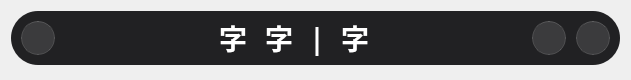
<?xml version="1.0" encoding="UTF-8"?>
<ui version="4.0">
 <class>Form</class>
 <widget class="QWidget" name="Form">
  <property name="enabled">
   <bool>true</bool>
  </property>
  <property name="geometry">
   <rect>
    <x>0</x>
    <y>0</y>
    <width>631</width>
    <height>80</height>
   </rect>
  </property>
  <property name="sizePolicy">
   <sizepolicy hsizetype="Preferred" vsizetype="Fixed">
    <horstretch>0</horstretch>
    <verstretch>0</verstretch>
   </sizepolicy>
  </property>
  <property name="minimumSize">
   <size>
    <width>0</width>
    <height>80</height>
   </size>
  </property>
  <property name="maximumSize">
   <size>
    <width>16777215</width>
    <height>80</height>
   </size>
  </property>
  <property name="windowTitle">
   <string>今日课程</string>
  </property>
  <layout class="QFormLayout" name="formLayout">
   <item row="0" column="0" colspan="2">
    <widget class="QFrame" name="background">
     <property name="sizePolicy">
      <sizepolicy hsizetype="Expanding" vsizetype="Preferred">
       <horstretch>0</horstretch>
       <verstretch>0</verstretch>
      </sizepolicy>
     </property>
     <property name="minimumSize">
      <size>
       <width>0</width>
       <height>54</height>
      </size>
     </property>
     <property name="maximumSize">
      <size>
       <width>16777215</width>
       <height>54</height>
      </size>
     </property>
     <property name="styleSheet">
      <string notr="true">background-color: rgba(33, 33, 35, 255); border-radius: 27px;</string>
     </property>
     <property name="frameShape">
      <enum>QFrame::StyledPanel</enum>
     </property>
     <property name="frameShadow">
      <enum>QFrame::Raised</enum>
     </property>
     <layout class="QVBoxLayout" name="verticalLayout_3">
      <property name="spacing">
       <number>0</number>
      </property>
      <property name="leftMargin">
       <number>10</number>
      </property>
      <property name="topMargin">
       <number>0</number>
      </property>
      <property name="rightMargin">
       <number>10</number>
      </property>
      <property name="bottomMargin">
       <number>0</number>
      </property>
      <item>
       <layout class="QHBoxLayout" name="horizontalLayout">
        <item>
         <widget class="QPushButton" name="pushButton_switch">
          <property name="enabled">
           <bool>false</bool>
          </property>
          <property name="sizePolicy">
           <sizepolicy hsizetype="Fixed" vsizetype="Fixed">
            <horstretch>0</horstretch>
            <verstretch>0</verstretch>
           </sizepolicy>
          </property>
          <property name="minimumSize">
           <size>
            <width>34</width>
            <height>34</height>
           </size>
          </property>
          <property name="baseSize">
           <size>
            <width>0</width>
            <height>0</height>
           </size>
          </property>
          <property name="toolTip">
           <string>换课</string>
          </property>
          <property name="styleSheet">
           <string notr="true">background-color: rgba(255, 255, 255, 30);
border: 1px solid;
border-color: rgba(255, 255, 255, 35);
border-top-color: rgba(255, 255, 255, 45);
border-radius: 17px;</string>
          </property>
          <property name="text">
           <string/>
          </property>
          <property name="icon">
           <iconset>
            <normaloff>img/dark/switch.svg</normaloff>img/dark/switch.svg</iconset>
          </property>
          <property name="iconSize">
           <size>
            <width>18</width>
            <height>18</height>
           </size>
          </property>
         </widget>
        </item>
        <item>
         <spacer name="horizontalSpacer_fixed_left">
          <property name="orientation">
           <enum>Qt::Horizontal</enum>
          </property>
          <property name="sizeType">
           <enum>QSizePolicy::Fixed</enum>
          </property>
          <property name="sizeHint" stdset="0">
           <size>
            <width>16</width>
            <height>20</height>
           </size>
          </property>
         </spacer>
        </item>
        <item>
         <spacer name="horizontalSpacer_ex_left">
          <property name="orientation">
           <enum>Qt::Horizontal</enum>
          </property>
          <property name="sizeHint" stdset="0">
           <size>
            <width>40</width>
            <height>20</height>
           </size>
          </property>
         </spacer>
        </item>
        <item>
         <layout class="QHBoxLayout" name="horizontalLayout_lesson_list">
          <item>
           <widget class="QFrame" name="backgnd_2">
            <property name="minimumSize">
             <size>
              <width>40</width>
              <height>40</height>
             </size>
            </property>
            <property name="maximumSize">
             <size>
              <width>16777215</width>
              <height>40</height>
             </size>
            </property>
            <property name="styleSheet">
             <string notr="true">border-radius: 20px;
background-color: none</string>
            </property>
            <property name="frameShape">
             <enum>QFrame::StyledPanel</enum>
            </property>
            <property name="frameShadow">
             <enum>QFrame::Raised</enum>
            </property>
            <layout class="QHBoxLayout" name="horizontalLayout_7">
             <property name="spacing">
              <number>0</number>
             </property>
             <property name="leftMargin">
              <number>6</number>
             </property>
             <property name="topMargin">
              <number>0</number>
             </property>
             <property name="rightMargin">
              <number>6</number>
             </property>
             <property name="bottomMargin">
              <number>0</number>
             </property>
             <item>
              <widget class="QLabel" name="next_lesson_text_2">
               <property name="font">
                <font>
                 <family>HarmonyOS Sans SC</family>
                 <pointsize>21</pointsize>
                 <weight>75</weight>
                 <italic>false</italic>
                 <bold>true</bold>
                </font>
               </property>
               <property name="styleSheet">
                <string notr="true">border: none;
color: rgb(255, 255, 255);
font-weight: bold;
background: none;</string>
               </property>
               <property name="text">
                <string>字</string>
               </property>
               <property name="textFormat">
                <enum>Qt::PlainText</enum>
               </property>
               <property name="alignment">
                <set>Qt::AlignLeading|Qt::AlignLeft|Qt::AlignVCenter</set>
               </property>
              </widget>
             </item>
            </layout>
           </widget>
          </item>
          <item>
           <spacer name="horizontalSpacer_2_to_3">
            <property name="orientation">
             <enum>Qt::Horizontal</enum>
            </property>
            <property name="sizeType">
             <enum>QSizePolicy::Fixed</enum>
            </property>
            <property name="sizeHint" stdset="0">
             <size>
              <width>6</width>
              <height>20</height>
             </size>
            </property>
           </spacer>
          </item>
          <item>
           <widget class="QFrame" name="backgnd_3">
            <property name="minimumSize">
             <size>
              <width>40</width>
              <height>40</height>
             </size>
            </property>
            <property name="maximumSize">
             <size>
              <width>16777215</width>
              <height>40</height>
             </size>
            </property>
            <property name="styleSheet">
             <string notr="true">border-radius: 20px;
background-color: none</string>
            </property>
            <property name="frameShape">
             <enum>QFrame::StyledPanel</enum>
            </property>
            <property name="frameShadow">
             <enum>QFrame::Raised</enum>
            </property>
            <layout class="QHBoxLayout" name="horizontalLayout_9">
             <property name="spacing">
              <number>0</number>
             </property>
             <property name="leftMargin">
              <number>6</number>
             </property>
             <property name="topMargin">
              <number>0</number>
             </property>
             <property name="rightMargin">
              <number>6</number>
             </property>
             <property name="bottomMargin">
              <number>0</number>
             </property>
             <item>
              <widget class="QLabel" name="next_lesson_text_3">
               <property name="font">
                <font>
                 <family>HarmonyOS Sans SC</family>
                 <pointsize>21</pointsize>
                 <weight>75</weight>
                 <italic>false</italic>
                 <bold>true</bold>
                </font>
               </property>
               <property name="styleSheet">
                <string notr="true">border: none;
color: rgb(255, 255, 255);
font-weight: bold;
background: none;</string>
               </property>
               <property name="text">
                <string>字</string>
               </property>
               <property name="textFormat">
                <enum>Qt::PlainText</enum>
               </property>
               <property name="alignment">
                <set>Qt::AlignLeading|Qt::AlignLeft|Qt::AlignVCenter</set>
               </property>
              </widget>
             </item>
            </layout>
           </widget>
          </item>
          <item>
           <spacer name="horizontalSpacer_3_to_divider">
            <property name="orientation">
             <enum>Qt::Horizontal</enum>
            </property>
            <property name="sizeType">
             <enum>QSizePolicy::Fixed</enum>
            </property>
            <property name="sizeHint" stdset="0">
             <size>
              <width>10</width>
              <height>20</height>
             </size>
            </property>
           </spacer>
          </item>
          <item>
           <widget class="QLabel" name="next_lesson_text_divider">
            <property name="font">
             <font>
              <family>HarmonyOS Sans SC</family>
              <pointsize>21</pointsize>
              <weight>75</weight>
              <italic>false</italic>
              <bold>true</bold>
             </font>
            </property>
            <property name="styleSheet">
             <string notr="true">border: none;
color: rgb(255, 255, 255);
font-weight: bold;
background: none;</string>
            </property>
            <property name="text">
             <string>|</string>
            </property>
            <property name="textFormat">
             <enum>Qt::PlainText</enum>
            </property>
            <property name="alignment">
             <set>Qt::AlignCenter</set>
            </property>
           </widget>
          </item>
          <item>
           <spacer name="horizontalSpacer_divider_to_4">
            <property name="orientation">
             <enum>Qt::Horizontal</enum>
            </property>
            <property name="sizeType">
             <enum>QSizePolicy::Fixed</enum>
            </property>
            <property name="sizeHint" stdset="0">
             <size>
              <width>10</width>
              <height>20</height>
             </size>
            </property>
           </spacer>
          </item>
          <item>
           <widget class="QFrame" name="backgnd_4">
            <property name="minimumSize">
             <size>
              <width>40</width>
              <height>40</height>
             </size>
            </property>
            <property name="maximumSize">
             <size>
              <width>16777215</width>
              <height>40</height>
             </size>
            </property>
            <property name="styleSheet">
             <string notr="true">border-radius: 20px;
background-color: none</string>
            </property>
            <property name="frameShape">
             <enum>QFrame::StyledPanel</enum>
            </property>
            <property name="frameShadow">
             <enum>QFrame::Raised</enum>
            </property>
            <layout class="QHBoxLayout" name="horizontalLayout_8">
             <property name="spacing">
              <number>0</number>
             </property>
             <property name="leftMargin">
              <number>6</number>
             </property>
             <property name="topMargin">
              <number>0</number>
             </property>
             <property name="rightMargin">
              <number>6</number>
             </property>
             <property name="bottomMargin">
              <number>0</number>
             </property>
             <item>
              <widget class="QLabel" name="next_lesson_text_4">
               <property name="font">
                <font>
                 <family>HarmonyOS Sans SC</family>
                 <pointsize>21</pointsize>
                 <weight>75</weight>
                 <italic>false</italic>
                 <bold>true</bold>
                </font>
               </property>
               <property name="styleSheet">
                <string notr="true">border: none;
color: rgb(255, 255, 255);
font-weight: bold;
background: none;</string>
               </property>
               <property name="text">
                <string>字</string>
               </property>
               <property name="textFormat">
                <enum>Qt::PlainText</enum>
               </property>
               <property name="alignment">
                <set>Qt::AlignLeading|Qt::AlignLeft|Qt::AlignVCenter</set>
               </property>
              </widget>
             </item>
            </layout>
           </widget>
          </item>
         </layout>
        </item>
        <item>
         <spacer name="horizontalSpacer_ex_right">
          <property name="orientation">
           <enum>Qt::Horizontal</enum>
          </property>
          <property name="sizeHint" stdset="0">
           <size>
            <width>40</width>
            <height>20</height>
           </size>
          </property>
         </spacer>
        </item>
        <item>
         <spacer name="horizontalSpacer_fixed_right">
          <property name="orientation">
           <enum>Qt::Horizontal</enum>
          </property>
          <property name="sizeType">
           <enum>QSizePolicy::Fixed</enum>
          </property>
          <property name="sizeHint" stdset="0">
           <size>
            <width>16</width>
            <height>20</height>
           </size>
          </property>
         </spacer>
        </item>
        <item>
         <widget class="QPushButton" name="pushButton_light">
          <property name="enabled">
           <bool>true</bool>
          </property>
          <property name="sizePolicy">
           <sizepolicy hsizetype="Fixed" vsizetype="Fixed">
            <horstretch>0</horstretch>
            <verstretch>0</verstretch>
           </sizepolicy>
          </property>
          <property name="minimumSize">
           <size>
            <width>34</width>
            <height>34</height>
           </size>
          </property>
          <property name="toolTip">
           <string>白板模式</string>
          </property>
          <property name="styleSheet">
           <string notr="true">background-color: rgba(255, 255, 255, 30);
border: 1px solid;
border-color: rgba(255, 255, 255, 35);
border-top-color: rgba(255, 255, 255, 45);
border-radius: 17px;</string>
          </property>
          <property name="text">
           <string/>
          </property>
          <property name="icon">
           <iconset>
            <normaloff>img/dark/light.svg</normaloff>img/dark/light.svg</iconset>
          </property>
          <property name="iconSize">
           <size>
            <width>18</width>
            <height>18</height>
           </size>
          </property>
         </widget>
        </item>
        <item>
         <spacer name="horizontalSpacer_icon">
          <property name="orientation">
           <enum>Qt::Horizontal</enum>
          </property>
          <property name="sizeType">
           <enum>QSizePolicy::Fixed</enum>
          </property>
          <property name="sizeHint" stdset="0">
           <size>
            <width>10</width>
            <height>20</height>
           </size>
          </property>
         </spacer>
        </item>
        <item>
         <widget class="QPushButton" name="pushButton_dark">
          <property name="sizePolicy">
           <sizepolicy hsizetype="Fixed" vsizetype="Fixed">
            <horstretch>0</horstretch>
            <verstretch>0</verstretch>
           </sizepolicy>
          </property>
          <property name="minimumSize">
           <size>
            <width>34</width>
            <height>34</height>
           </size>
          </property>
          <property name="toolTip">
           <string>熄屏模式</string>
          </property>
          <property name="styleSheet">
           <string notr="true">background-color: rgba(255, 255, 255, 30);
border: 1px solid;
border-color: rgba(255, 255, 255, 35);
border-top-color: rgba(255, 255, 255, 45);
border-radius: 17px;</string>
          </property>
          <property name="text">
           <string/>
          </property>
          <property name="icon">
           <iconset>
            <normaloff>img/dark/dark.svg</normaloff>img/dark/dark.svg</iconset>
          </property>
          <property name="iconSize">
           <size>
            <width>17</width>
            <height>17</height>
           </size>
          </property>
         </widget>
        </item>
       </layout>
      </item>
     </layout>
    </widget>
   </item>
  </layout>
 </widget>
 <resources/>
 <connections/>
</ui>
